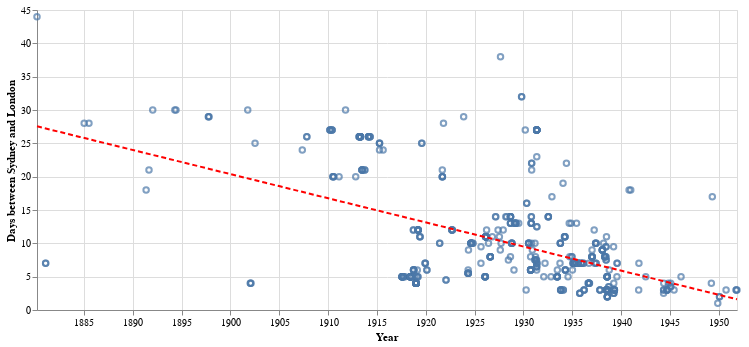

Here is the notebook cell this chart was saved with:
### Markdown cell above
Let's try that again with the filtered dataset.

### Code cell
ts_filtered_df = filtered_df.copy()

# We need to convert the dates to timestamps to fit the data
ts_filtered_df['timestamp'] = ts_filtered_df['date'].apply(lambda x: x.timestamp())

# Build a dataframe with the fitted data
f_poly_data = pd.DataFrame({'xfit': np.linspace(ts_filtered_df['timestamp'].min(), ts_filtered_df['timestamp'].max())})
f_poly_data['yfit'] = np.poly1d(np.polyfit(ts_filtered_df['timestamp'], ts_filtered_df['days'], 1))(f_poly_data['xfit'])

# Convert timestamps to dates for charting
f_poly_data['xfit'] = f_poly_data['xfit'].apply(lambda x: datetime.datetime.fromtimestamp(x))

f_points = alt.Chart(ts_filtered_df).mark_point().encode(
    x=alt.X('date:T', axis=alt.Axis(title='Year', format='%Y')),
    y=alt.Y('days', axis=alt.Axis(title='Days between Sydney and London')),
    tooltip=[alt.Tooltip('title', title='Title'), alt.Tooltip('date', title='Date')]
).properties(width=700, height=300)

# Plot the best fit polynomials
f_polynomial_fit = alt.Chart(f_poly_data).mark_line(color='red', strokeDash=[5, 3]).encode(
    x='xfit:T',
    y='yfit'
)

f_points + f_polynomial_fit

### Figure 1 — Vega-Lite specification as saved in the notebook (floating-point values rounded to 4 significant figures; data arrays with more than 128 entries replaced by an {"elided": "..."} marker saying what was removed)
{"config": {"view": {"continuousWidth": 400, "continuousHeight": 300}}, "layer": [{"data": {"name": "data-e71692ae92f79ccbdf9acded9d7e0525"}, "mark": "point", "encoding": {"tooltip": [{"field": "title", "title": "Title", "type": "nominal"}, {"field": "date", "title": "Date", "type": "temporal"}], "x": {"axis": {"format": "%Y", "title": "Year"}, "field": "date", "type": "temporal"}, "y": {"axis": {"title": "Days between Sydney and London"}, "field": "days", "type": "quantitative"}}, "height": 300, "width": 700}, {"data": {"name": "data-9fb5ceaa2baf6767b09aa5d4eb1a1174"}, "mark": {"type": "line", "color": "red", "strokeDash": [5, 3]}, "encoding": {"x": {"field": "xfit", "type": "temporal"}, "y": {"field": "yfit", "type": "quantitative"}}}], "$schema": "https://vega.github.io/schema/vega-lite/v4.17.0.json", "datasets": {"data-e71692ae92f79ccbdf9acded9d7e0525": {"elided": "522 records"}, "data-9fb5ceaa2baf6767b09aa5d4eb1a1174": [{"xfit": "1880-03-16T09:49:16", "yfit": 27.55}, {"xfit": "1881-09-01T14:43:08.653061", "yfit": 27.02}, {"xfit": "1883-02-17T19:37:01.306122", "yfit": 26.49}, {"xfit": "1884-08-05T00:30:53.959184", "yfit": 25.96}, {"xfit": "1886-01-21T05:24:46.612245", "yfit": 25.43}, {"xfit": "1887-07-09T10:18:39.265306", "yfit": 24.9}, {"xfit": "1888-12-24T15:12:31.918367", "yfit": 24.37}, {"xfit": "1890-06-11T20:06:24.571429", "yfit": 23.85}, {"xfit": "1891-11-28T01:00:17.224490", "yfit": 23.32}, {"xfit": "1893-05-15T05:54:09.877551", "yfit": 22.79}, {"xfit": "1894-10-31T10:48:02.530612", "yfit": 22.26}, {"xfit": "1896-04-17T15:52:39.183673", "yfit": 21.73}, {"xfit": "1897-10-03T20:46:31.836735", "yfit": 21.2}, {"xfit": "1899-03-22T01:40:24.489796", "yfit": 20.67}, {"xfit": "1900-09-07T06:34:17.142857", "yfit": 20.14}, {"xfit": "1902-02-23T11:28:09.795918", "yfit": 19.61}, {"xfit": "1903-08-11T16:22:02.448980", "yfit": 19.08}, {"xfit": "1905-01-26T21:15:55.102041", "yfit": 18.55}, {"xfit": "1906-07-15T02:09:47.755102", "yfit": 18.02}, {"xfit": "1907-12-31T07:03:40.408163", "yfit": 17.49}, {"xfit": "1909-06-17T11:57:33.061224", "yfit": 16.96}, {"xfit": "1910-12-03T16:51:25.714286", "yfit": 16.43}, {"xfit": "1912-05-20T21:45:18.367347", "yfit": 15.9}, {"xfit": "1913-11-06T02:39:11.020408", "yfit": 15.37}, {"xfit": "1915-04-24T07:33:03.673470", "yfit": 14.84}, {"xfit": "1916-10-09T13:26:56.326531", "yfit": 14.31}, {"xfit": "1918-03-27T17:20:48.979592", "yfit": 13.78}, {"xfit": "1919-09-12T22:14:41.632653", "yfit": 13.25}, {"xfit": "1921-02-28T03:08:34.285714", "yfit": 12.73}, {"xfit": "1922-08-16T08:02:26.938776", "yfit": 12.2}, {"xfit": "1924-02-01T12:56:19.591837", "yfit": 11.67}, {"xfit": "1925-07-19T17:50:12.244898", "yfit": 11.14}, {"xfit": "1927-01-04T22:44:04.897959", "yfit": 10.61}, {"xfit": "1928-06-22T03:37:57.551020", "yfit": 10.08}, {"xfit": "1929-12-08T08:31:50.204082", "yfit": 9.548}, {"xfit": "1931-05-26T13:25:42.857143", "yfit": 9.019}, {"xfit": "1932-11-10T18:19:35.510204", "yfit": 8.489}, {"xfit": "1934-04-28T23:13:28.163265", "yfit": 7.959}, {"xfit": "1935-10-15T04:07:20.816327", "yfit": 7.43}, {"xfit": "1937-04-01T09:01:13.469388", "yfit": 6.9}, {"xfit": "1938-09-17T13:55:06.122449", "yfit": 6.371}, {"xfit": "1940-03-04T18:48:58.775510", "yfit": 5.841}, {"xfit": "1941-08-20T23:42:51.428571", "yfit": 5.312}, {"xfit": "1943-02-06T05:36:44.081633", "yfit": 4.782}, {"xfit": "1944-07-24T09:30:36.734694", "yfit": 4.253}, {"xfit": "1946-01-09T14:24:29.387755", "yfit": 3.723}, {"xfit": "1947-06-27T19:18:22.040816", "yfit": 3.194}, {"xfit": "1948-12-13T00:12:14.693878", "yfit": 2.664}, {"xfit": "1950-05-31T05:06:07.346939", "yfit": 2.135}, {"xfit": "1951-11-16T10:00:00", "yfit": 1.605}]}}
